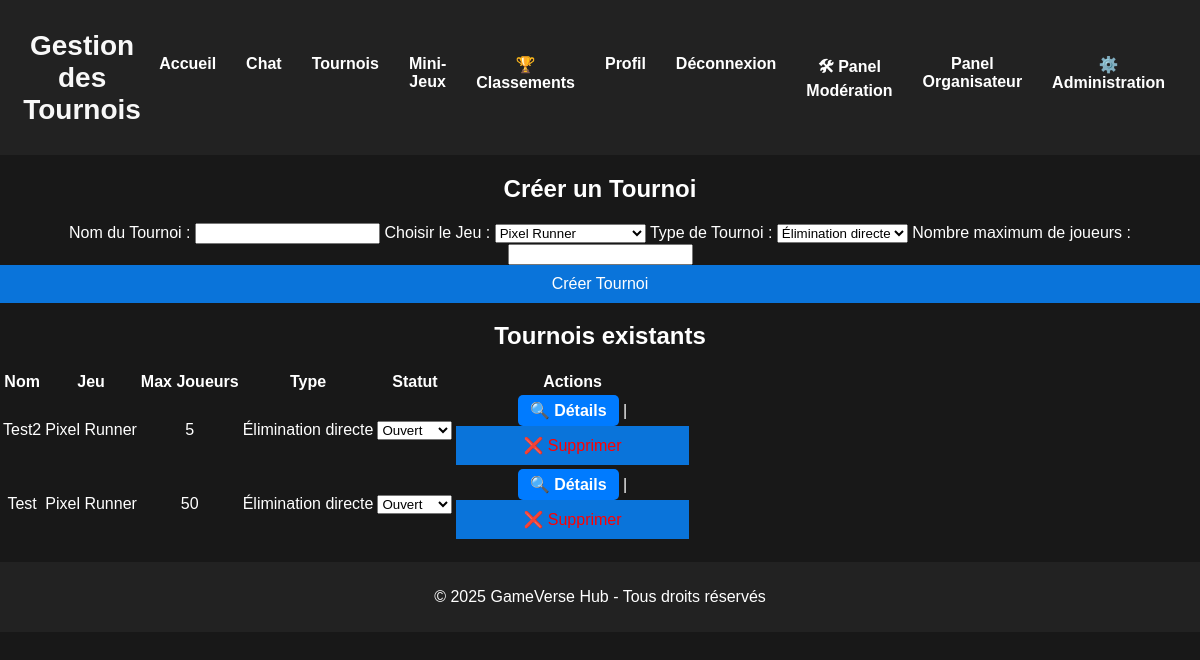
The app's page /role/organisateur/organisateur.php (signed in) with its own data.
### tables this page shows
CREATE TABLE `tournois` (
  `id` int NOT NULL,
  `nom` varchar(100) NOT NULL,
  `date_debut` datetime NOT NULL DEFAULT CURRENT_TIMESTAMP,
  `date_fin` datetime DEFAULT NULL,
  `statut` enum('ouvert','en cours','terminé') DEFAULT 'ouvert',
  `max_joueurs` int NOT NULL DEFAULT '16',
  `type_tournoi` varchar(50) NOT NULL DEFAULT 'Élimination directe',
  `jeu` varchar(100) NOT NULL DEFAULT 'Pixel Runner'
);

### role/organisateur/organisateur.php (the view, shortened to what this page needs)
<?php
require '../../php/config.php';
?>
<!DOCTYPE html>
<html lang="fr">
<head>
    <link rel="stylesheet" href="../../css/style.css">
</head>
<body>
<header>
    <h1>Gestion des Tournois</h1>
    <nav>
        <ul>
            <li><a href="../../index.php">Accueil</a></li>
            <li><a href="../../php/chat/chat.php">Chat</a></li>
            <li><a href="../../tournois/tournois.php">Tournois</a></li>
            <li><a href="../../mini-jeux/mini-jeux.php">Mini-Jeux</a></li>
            <li><a href="../../mini-jeux/classements.php">🏆 Classements</a></li>
            <?php if (isset($_SESSION["user"])): ?>
                <li><a href="../../php/profil.php">Profil</a></li>
                <li><a href="../../php/logout.php">Déconnexion</a></li>
                <?php if ($_SESSION["user"]["role"] === "admin" || $_SESSION["user"]["role"] === "moderator"): ?>
                    <li><a href="../modo/moderateur.php">🛠 Panel Modération</a></li>
                <?php endif; ?>
                <?php if (in_array($_SESSION["user"]["role"], ["organizer", "admin"])): ?>
                    <li><a href="organisateur.php">Panel Organisateur</a></li>
                <?php endif; ?>
                <?php if ($_SESSION["user"]["role"] === "admin"): ?>
                    <li><a href="../admin/administration.php">⚙️ Administration</a></li>
                <?php endif; ?>
            <?php else: ?>
                <li><a href="../../php/login.php">Connexion</a></li>
                <li><a href="../../php/register.php">Inscription</a></li>
            <?php endif; ?>
        </ul>
    </nav>
</header>
<section>
    <h2>Créer un Tournoi</h2>
    <form action="traiter-creation-tournoi.php" method="POST">
        <label for="nom">Nom du Tournoi :</label>
        <input type="text" name="nom" required>
        <label for="jeu">Choisir le Jeu :</label>
        <select name="jeu">
            <option value="Pixel Runner">Pixel Runner</option>
        </select>
        <label for="type_tournoi">Type de Tournoi :</label>
        <select name="type_tournoi">
            <option value="Élimination directe">Élimination directe</option>
        </select>
        <label for="max_joueurs">Nombre maximum de joueurs :</label>
        <input type="number" name="max_joueurs" min="2" required>
        <button type="submit">Créer Tournoi</button>
    </form>
</section>
<section>
    <h2>Tournois existants</h2>
    <table>
        <thead>
        <tr>
            <th>Nom</th>
            <th>Jeu</th>
            <th>Max Joueurs</th>
            <th>Type</th>
            <th>Statut</th>
            <th>Actions</th>
        </tr>
        </thead>
        <tbody>
        <?php
        $tournois = $pdo->query("SELECT * FROM tournois ORDER BY date_debut DESC")->fetchAll();
        foreach ($tournois as $tournoi) {
            echo '<tr>
                    <td>' . htmlspecialchars($tournoi["nom"]) . '</td>
                    <td>' . htmlspecialchars($tournoi["jeu"]) . '</td>
                    <td>' . intval($tournoi["max_joueurs"]) . '</td>
                    <td>' . htmlspecialchars($tournoi["type_tournoi"]) . '</td>
                    <td>
                        <form method="POST">
                            <input type="hidden" name="tournoi_id" value="' . intval($tournoi["id"]) . '">
                            <select name="statut" onchange="this.form.submit()">
                                <option value="ouvert" ' . ($tournoi["statut"] == "ouvert" ? "selected" : "") . '>Ouvert</option>
                                <option value="en cours" ' . ($tournoi["statut"] == "en cours" ? "selected" : "") . '>En cours</option>
                                <option value="terminé" ' . ($tournoi["statut"] == "terminé" ? "selected" : "") . '>Terminé</option>
                            </select>
                            <input type="hidden" name="update_statut" value="1">
                        </form>
                    </td>
                    <td>
                        <a href="details-tournoi.php?id=' . intval($tournoi["id"]) . '" class="details-button">🔍 Détails</a> |
                        <form method="POST" style="display:inline;" onsubmit="return confirm(\'Supprimer ce tournoi ?\')">
                            <input type="hidden" name="delete_tournoi" value="' . intval($tournoi["id"]) . '">
                            <button type="submit" style="color: red;">❌ Supprimer</button>
                        </form>
                    </td>
                </tr>';
        }
        ?>
        </tbody>
    </table>
</section>
<footer>
    <p>&copy; 2025 GameVerse Hub - Tous droits réservés</p>
</footer>
</body>
</html>

### css/style.css (style rules this page uses)
body { font-family: Arial, sans-serif; background-color: #181818; color: white; margin: 0; padding: 0; text-align: center; }
header { display: flex; justify-content: space-between; align-items: center; background-color: #222; padding: 10px 20px; }
nav ul { list-style: none; padding: 0; display: flex; }
nav ul li { margin: 0 15px; }
nav ul li a { color: white; text-decoration: none; font-weight: bold; }
footer { margin-top: 20px; padding: 10px; background-color: #222; }
button { background: #0a74da; color: white; padding: 10px; border: none; width: 100%; cursor: pointer; font-size: 16px; }
h1 { margin-top: 20px; font-size: 28px; color: #f8f8f8; }
.details-button { display: inline-block; background-color: #007bff; color: white; padding: 6px 12px; border-radius: 5px; text-decoration: none; font-weight: bold; transition: 0.3s; }

### records on screen
tournois: nom "Test2", jeu "Pixel Runner", max_joueurs "5", type_tournoi "Élimination directe", statut "Ouvert"
tournois: nom "Test", jeu "Pixel Runner", max_joueurs "50", type_tournoi "Élimination directe", statut "Ouvert"
